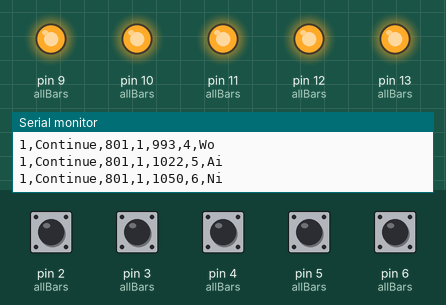
Bench run of a sketch on a simulated Arduino Uno, built with avr-gcc and run on an emulated ATmega328P. On the bench: output pins drawn as LEDs (lit = HIGH), the last lines printed to the serial monitor. The inputs (shaded band) are chosen by the test bench; at power-on: pin 2 (allBars), pin 3 (allBars), pin 4 (allBars), pin 5 (allBars), pin 6 (allBars) HIGH.

Above: at 1.3 s.
1.4 s: pin 2 (allBars) pulled LOW for 0.15 s
At 1.47 s:
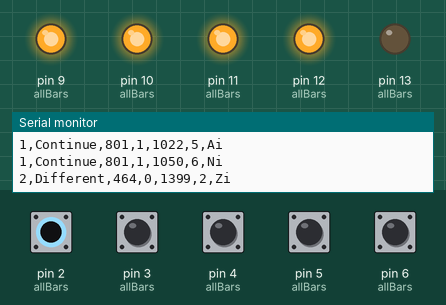
3.0 s: pin 3 (allBars) pulled LOW for 0.15 s
At 3.07 s:
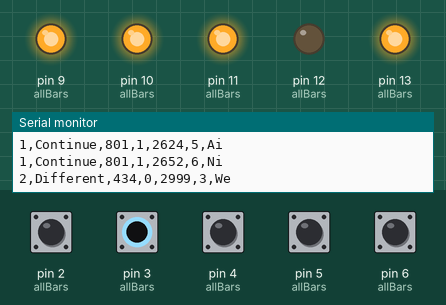
4.6 s: pin 4 (allBars) pulled LOW for 0.15 s
At 4.67 s:
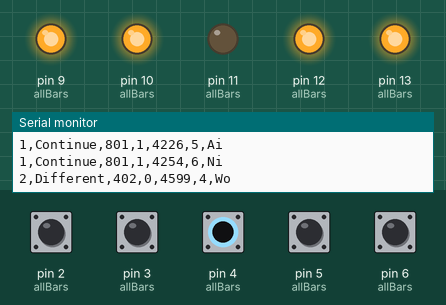
6.2 s: pin 5 (allBars) pulled LOW for 0.15 s
At 6.27 s:
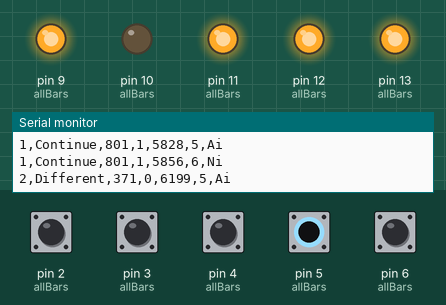
7.8 s: pin 6 (allBars) pulled LOW for 0.15 s
At 7.87 s:
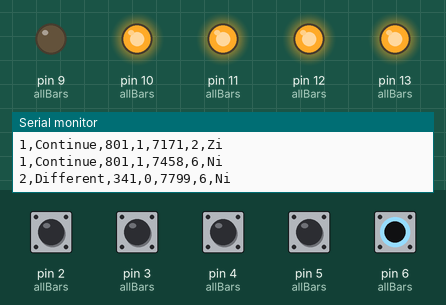
9.4 s: pin 2 (allBars) driven LOW and pin 3 (allBars) driven LOW
At 10.1 s:
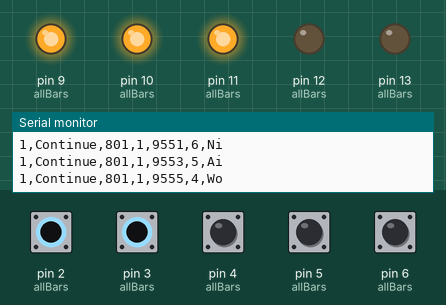
Timing chart, 0 to 11.9 s (numbered marks = the images above; inputs shaded):
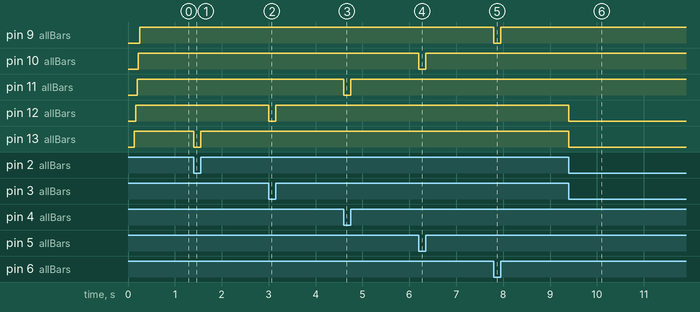

The sketch:

touchsensors.ino
```cpp
struct TouchSign{
    int type;
    const char *key;
    long value;
    long timepassed;
    long timevalue;
    int barport;
    const char *barname;
};

struct TouchBar{
    const char *name;
    int barport;
    int watchport;
    int barState;
    long lastTime; //long lastTime;// 50天会溢出一次~
} allBars[]={
  {"Zi",2,13,0},
  {"We",3,12,0},
  {"Wo",4,11,0},
  {"Ai",5,10,0},
  {"Ni",6,9,0} // 嗯,所有键放这里.
  };

long maxSilentTime=8*100;//沉默时间.
void setup() {
  Serial.begin(9600);
   for(int i=0;i<sizeof(allBars)/sizeof(allBars[0]);i++){
    if(initTouchBar(&allBars[i])){
      readyInfo(allBars[i]);
     }
    }

  //lastTime=millis();
}
void readyInfo(struct TouchBar tb){
    Serial.print("TouchBar Ready at: ");
    Serial.print(tb.barport);
    Serial.print("with WatchEye: ");
    Serial.print(tb.watchport);
    Serial.println();
  }
bool initTouchBar(struct TouchBar *tb){
    tb->lastTime=millis();
return setupTouchBar(tb->barport) && setupWatchEye(tb->watchport);
}
bool setupTouchBar(int x){
  pinMode(x,INPUT_PULLUP);
  return true;
}
bool setupWatchEye(int x){
  pinMode(x,OUTPUT);
  return true;
}

void pushSigh(struct TouchSign sign){

        Serial.print(sign.type);
        Serial.print(",");
        Serial.print(sign.key);
        Serial.print(",");
        Serial.print(sign.timepassed);
        Serial.print(",");
        Serial.print(sign.value);
        Serial.print(",");
        Serial.print(sign.timevalue);
        Serial.print(",");
        Serial.print(sign.barport);
        Serial.print(",");
        Serial.print(sign.barname);
        Serial.println();
}

void loop() {
  for(int i=0;i<sizeof(allBars)/sizeof(allBars[0]);i++){
      int touchState=digitalRead(allBars[i].barport);
      watchBarState(allBars[i],touchState);
      pushEvent(&allBars[i],touchState);
    }


}
/**
 * 发送信号
 */
bool pushEvent(struct TouchBar *touchbar,int touchState){
   long now=millis();
   long timepassedby=now-touchbar->lastTime;
    if(touchbar->barState==touchState){
    //pass
      TouchSign sign={0x0001,"Continue",touchState,timepassedby,now,touchbar->barport,touchbar->name};
      if(timepassedby > maxSilentTime){
       pushSigh(sign);
       resetState(touchbar,touchState,now);
        }
    }else {
      TouchSign sign={0x0002,"Different",touchState,timepassedby,now,touchbar->barport,touchbar->name};
      pushSigh(sign);

      resetState(touchbar,touchState,now);
      }
  }

void resetState(struct TouchBar *touchbar, int touchState,long t){
  touchbar->barState=touchState;
  touchbar->lastTime=t;
  }
/**
控制监控灯
**/
bool watchBarState(struct TouchBar touchbar,int x){
  if(x==HIGH){
    digitalWrite(touchbar.watchport,HIGH);
    }else{
      digitalWrite(touchbar.watchport,LOW);
      }
   return true;
   }
```

Measured:
- after the input at 1.4 s, pin 13 (allBars): HIGH → LOW at once, → HIGH 0.15 s later
- after the input at 3.0 s, pin 12 (allBars): HIGH → LOW at once, → HIGH 0.15 s later
- after the input at 4.6 s, pin 11 (allBars): HIGH → LOW at once, → HIGH 0.15 s later
- after the input at 6.2 s, pin 10 (allBars): HIGH → LOW at once, → HIGH 0.15 s later
- after the input at 7.8 s, pin 9 (allBars): HIGH → LOW at once, → HIGH 0.15 s later
- after the input at 9.4 s, pin 12 (allBars), pin 13 (allBars): HIGH → LOW at once
